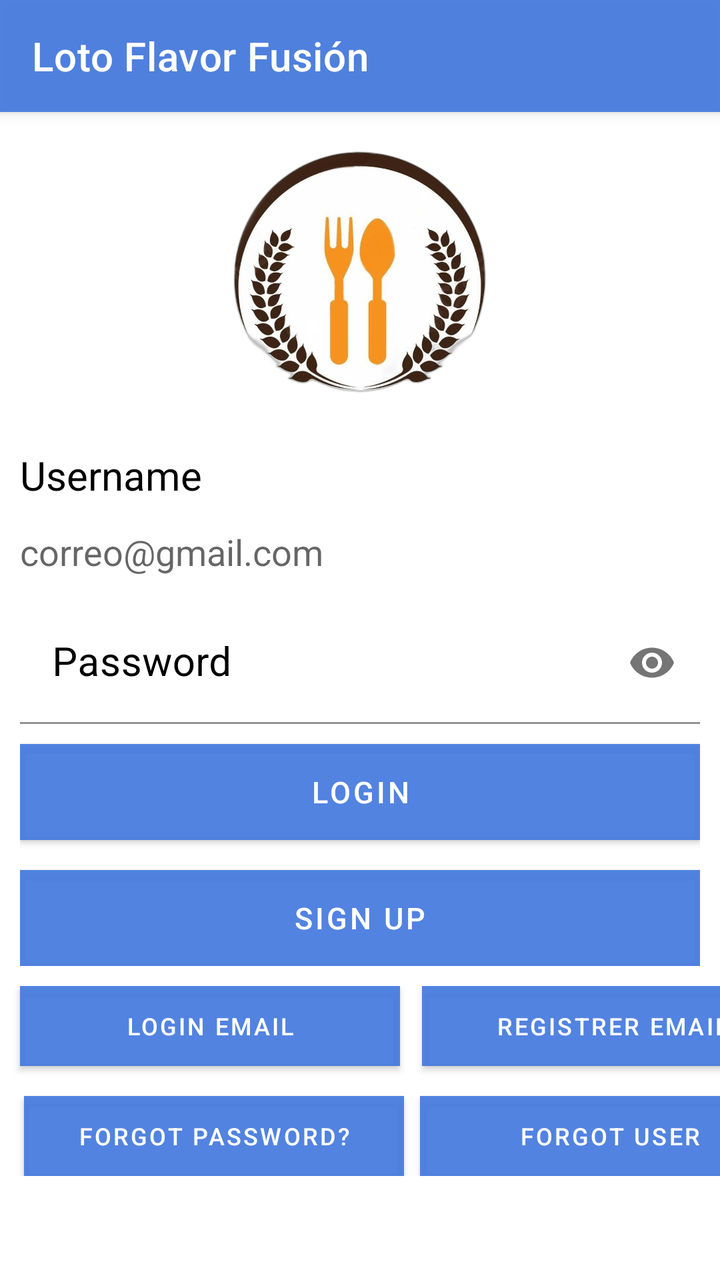
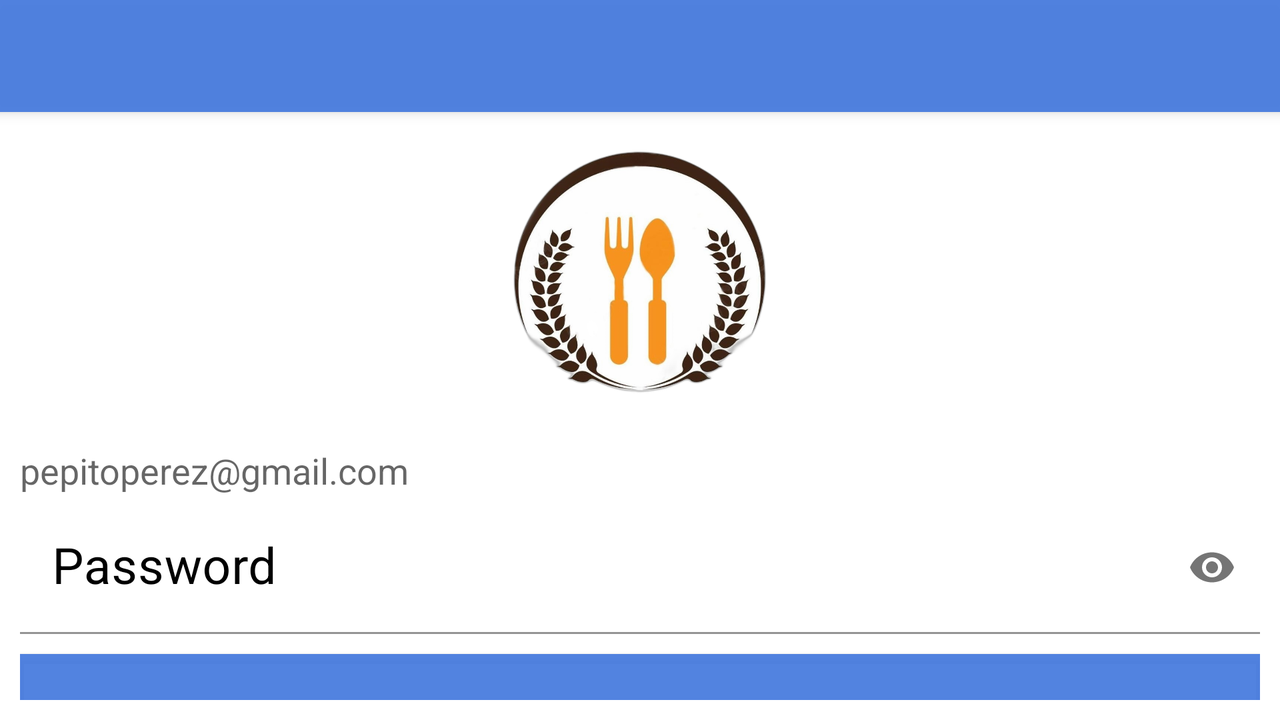

Two renders of one Android screen. The first uses the default layout on a phone; the second uses the alternative layout the repository ships for a different screen configuration, on a matching device. The two XML files are below.
<!-- AndroidManifest.xml: activity theme Theme.Restaurante.NoActionBar -->
<!-- res/layout/activity_main.xml -->
<?xml version="1.0" encoding="utf-8"?>
<LinearLayout
    xmlns:android="http://schemas.android.com/apk/res/android"
    xmlns:app="http://schemas.android.com/apk/res-auto"
    xmlns:tools="http://schemas.android.com/tools"
    android:layout_width="match_parent"
    android:layout_height="match_parent"
    android:id="@+id/authLayout"
    android:orientation="vertical"
    tools:context=".MainActivity">

    <androidx.appcompat.widget.Toolbar
        android:id="@+id/my_toolbar"
        android:layout_width="match_parent"
        android:layout_height="?attr/actionBarSize"
        app:titleTextColor="@android:color/white"
        android:background="#EE467BDE"
        android:elevation="4dp"
        android:padding="4dp"
        app:title="@string/Restaurante"
        android:theme="@style/ThemeOverlay.AppCompat.ActionBar"
        app:popupTheme="@style/ThemeOverlay.AppCompat.Light"/>

    <LinearLayout
        android:layout_width="match_parent"
        android:layout_height="wrap_content"
        android:layout_margin="16dp"
        android:gravity="center"
        android:orientation="horizontal">

        <ImageView
            android:id="@+id/imgViewSeries"
            android:layout_width="157dp"
            android:layout_height="126dp"
            android:layout_gravity="center"
            android:src="@drawable/restaurante" />


    </LinearLayout>

    <LinearLayout
        android:layout_width="match_parent"
        android:layout_height="wrap_content"
        android:layout_margin="10dp"
        android:gravity="center_vertical"
        android:orientation="vertical">


        <TextView
            android:layout_width="wrap_content"
            android:layout_height="wrap_content"
            android:text="@string/text_username"
            android:textColor="@color/black"
            android:textSize="20sp" />

        <EditText
            android:id="@+id/ed_textUsername"
            android:layout_width="match_parent"
            android:layout_height="50dp"
            android:background="@color/white"
            android:hint="correo@gmail.com"
            android:textColor="@color/black" />

        <com.google.android.material.textfield.TextInputLayout
            android:layout_width="match_parent"
            android:layout_height="wrap_content"
            app:endIconMode="password_toggle"
            android:textColorHint="@color/black">

            <com.google.android.material.textfield.TextInputEditText
                android:id="@+id/ed_textPassword"
                android:layout_width="match_parent"
                android:layout_height="wrap_content"
                android:background="@color/white"
                android:textColor="@color/black"
                android:hint="@string/hint_password"
                android:inputType="textPassword"
                android:textSize="20sp" />

        </com.google.android.material.textfield.TextInputLayout>

        <Button
            android:id="@+id/btn_login"
            android:background="#6C80E4"
            android:layout_width="match_parent"
            android:layout_height="wrap_content"
            android:text="@string/login"
            android:textColor="@color/white"
            android:textSize="15sp"
            android:layout_marginTop="10dp"
            android:onClick="onLogin"/>

        <Button
            android:id="@+id/btn_Register"
            android:background="#6C80E4"
            android:layout_width="match_parent"
            android:layout_height="wrap_content"
            android:text="@string/sign_up"
            android:textColor="@color/white"
            android:textSize="15sp"
            android:layout_marginTop="15dp"
            android:onClick="onRegister"/>



    </LinearLayout>

    <LinearLayout
        android:layout_width="match_parent"
        android:layout_height="wrap_content"
        android:orientation="horizontal">
        <Button
            android:id="@+id/btn_emaillogin"
            android:layout_width="190dp"
            android:layout_height="40sp"
            android:layout_gravity="left"
            android:layout_marginTop="10dp"
            android:layout_marginLeft="10dp"
            android:background="#6C80E4"
            android:onClick="onLogin_email"
            android:text="Login email"
            android:textColor="@color/white"
            android:textSize="12sp" />
        <Button
            android:id="@+id/btn_email"
            android:layout_width="190dp"
            android:layout_height="40sp"
            android:layout_gravity="right"
            android:layout_marginTop="5dp"
            android:layout_marginLeft="11dp"
            android:background="#6C80E4"
            android:onClick="onRegistrer_email"
            android:text="Registrer email"
            android:textColor="@color/white"
            android:textSize="12sp" />
    </LinearLayout>



    <LinearLayout
        android:layout_width="match_parent"
        android:layout_height="wrap_content"
        android:orientation="horizontal">
        <Button
            android:id="@+id/btn_Forgotpwd"
            android:background="#6C80E4"
            android:layout_width="190sp"
            android:layout_height="40sp"
            android:text="@string/text_btnforgotpwd"
            android:textColor="@color/white"
            android:textSize="12sp"
            android:layout_marginTop="5dp"
            android:layout_marginRight="8dp"
            android:layout_marginLeft="12dp"
            android:onClick="onForgotpwd"/>
        <Button
            android:id="@+id/btn_Forgotuser"
            android:background="#6C80E4"
            android:layout_width="190dp"
            android:layout_height="40sp"
            android:text="@string/text_btnforgotuser"
            android:textColor="@color/white"
            android:textSize="12sp"
            android:layout_marginTop="5dp"
            android:layout_marginRight="12dp"
            android:onClick="onForgotusr"/>

    </LinearLayout>

    <LinearLayout
        android:layout_width="match_parent"
        android:layout_height="169dp"
        android:orientation="horizontal"
        android:layout_gravity="center_horizontal"
        android:gravity="center_horizontal">

        <com.google.android.gms.common.SignInButton
            android:id="@+id/btn_google"
            android:layout_width="wrap_content"
            android:layout_height="wrap_content"
            android:layout_gravity="center"/>

        <ImageButton
            android:id="@+id/btn_facebook"
            android:layout_width="50dp"
            android:layout_height="50dp"
            android:layout_gravity="center"
            android:layout_marginLeft="15dp"
            android:onClick="onLoginFacebook"
            android:backgroundTint="#FAFAFA"
            android:src="@drawable/facebook"/>

        <ImageButton
            android:id="@+id/btn_instagram"
            android:layout_width="50dp"
            android:layout_height="50dp"
            android:layout_gravity="center"
            android:layout_marginLeft="15dp"
            android:onClick="onLoginInstagram"
            android:backgroundTint="#FAFAFA"
            android:src="@drawable/instagram"/>


    </LinearLayout>

</LinearLayout>
<!-- resources referenced by this layout -->
<resources>
  <!-- drawable facebook: png bitmap (drawable, 984 bytes) -->
  <!-- drawable instagram: png bitmap (drawable, 3181 bytes) -->
  <!-- drawable restaurante: jpg bitmap (drawable, 345283 bytes) -->
  <string name="Restaurante">Loto Flavor Fusión</string>
  <string name="hint_password">Password</string>
  <string name="login">Login</string>
  <string name="sign_up">Sign up</string>
  <string name="text_btnforgotpwd">Forgot Password?</string>
  <string name="text_btnforgotuser">Forgot User</string>
  <string name="text_username">Username</string>
  <style name="Theme.Restaurante.NoActionBar">
          <item name="windowActionBar">false</item>
          <item name="windowNoTitle">true</item>
      </style>
</resources>
<!-- res/layout-land/activity_main.xml (the repository's variant of the layout above) -->
<!-- drawn on the phone turned sideways -->
<?xml version="1.0" encoding="utf-8"?>
<LinearLayout
    xmlns:android="http://schemas.android.com/apk/res/android"
    xmlns:app="http://schemas.android.com/apk/res-auto"
    xmlns:tools="http://schemas.android.com/tools"
    android:id="@+id/authLayout"
    android:layout_width="match_parent"
    android:layout_height="match_parent"
    android:orientation="vertical"
    tools:context=".MainActivity">

    <androidx.appcompat.widget.Toolbar
        android:id="@+id/my_toolbar"
        android:layout_width="match_parent"
        android:layout_height="?attr/actionBarSize"
        app:titleTextColor="@android:color/white"
        android:background="#EE467BDE"
        android:elevation="4dp"
        android:theme="@style/ThemeOverlay.AppCompat.ActionBar"
        app:popupTheme="@style/ThemeOverlay.AppCompat.Light"/>

    <LinearLayout
        android:layout_width="match_parent"
        android:layout_height="wrap_content"
        android:layout_margin="16dp"
        android:gravity="center"
        android:orientation="horizontal">

        <ImageView
            android:id="@+id/imgViewSeries"
            android:layout_width="135dp"
            android:layout_height="126dp"
            android:layout_gravity="center"
            android:src="@drawable/restaurante" />


    </LinearLayout>

    <LinearLayout
        android:layout_width="match_parent"
        android:layout_height="wrap_content"
        android:layout_margin="10dp"
        android:gravity="center_vertical"
        android:orientation="vertical">


        <TextView
            android:layout_width="wrap_content"
            android:layout_height="wrap_content"
            android:text="@string/text_username"
            android:textColor="@color/black"
            android:textSize="22sp" />

        <EditText
            android:id="@+id/ed_textUsername"
            android:layout_width="match_parent"
            android:layout_height="30dp"
            android:background="@color/white"
            android:hint="pepitoperez@gmail.com"
            android:textColor="@color/black" />

        <com.google.android.material.textfield.TextInputLayout
            android:layout_width="match_parent"
            android:layout_height="match_parent"
            android:textColorHint="@color/black"
            app:endIconMode="password_toggle">

            <com.google.android.material.textfield.TextInputEditText
                android:id="@+id/ed_textPassword"
                android:layout_width="match_parent"
                android:layout_height="wrap_content"
                android:background="@color/white"
                android:hint="@string/hint_password"
                android:inputType="textPassword"
                android:textColor="@color/black"
                android:textSize="25sp" />

        </com.google.android.material.textfield.TextInputLayout>

        <Button
            android:id="@+id/btn_login"
            android:layout_width="match_parent"
            android:layout_height="25dp"
            android:layout_marginTop="10dp"
            android:background="#6C80E4"
            android:onClick="onLogin"
            android:text="Login"
            android:textColor="@color/white"
            android:textSize="20sp" />

        <Button
            android:id="@+id/btn_Register"
            android:layout_width="match_parent"
            android:layout_height="21dp"
            android:layout_marginTop="10dp"
            android:background="#6C80E4"
            android:onClick="onRegister"
            android:text="Sign up"
            android:textColor="@color/white"
            android:textSize="20sp" />

    </LinearLayout>
</LinearLayout>
<!-- resources referenced by the variant -->
<!-- as the phone turned sideways resolves them -->
<resources>
  <!-- drawable restaurante: jpg bitmap (drawable, 345283 bytes) -->
  <string name="hint_password">Password</string>
  <string name="text_username">Username</string>
  <style name="Theme.Restaurante.NoActionBar">
          <item name="windowActionBar">false</item>
          <item name="windowNoTitle">true</item>
      </style>
</resources>
